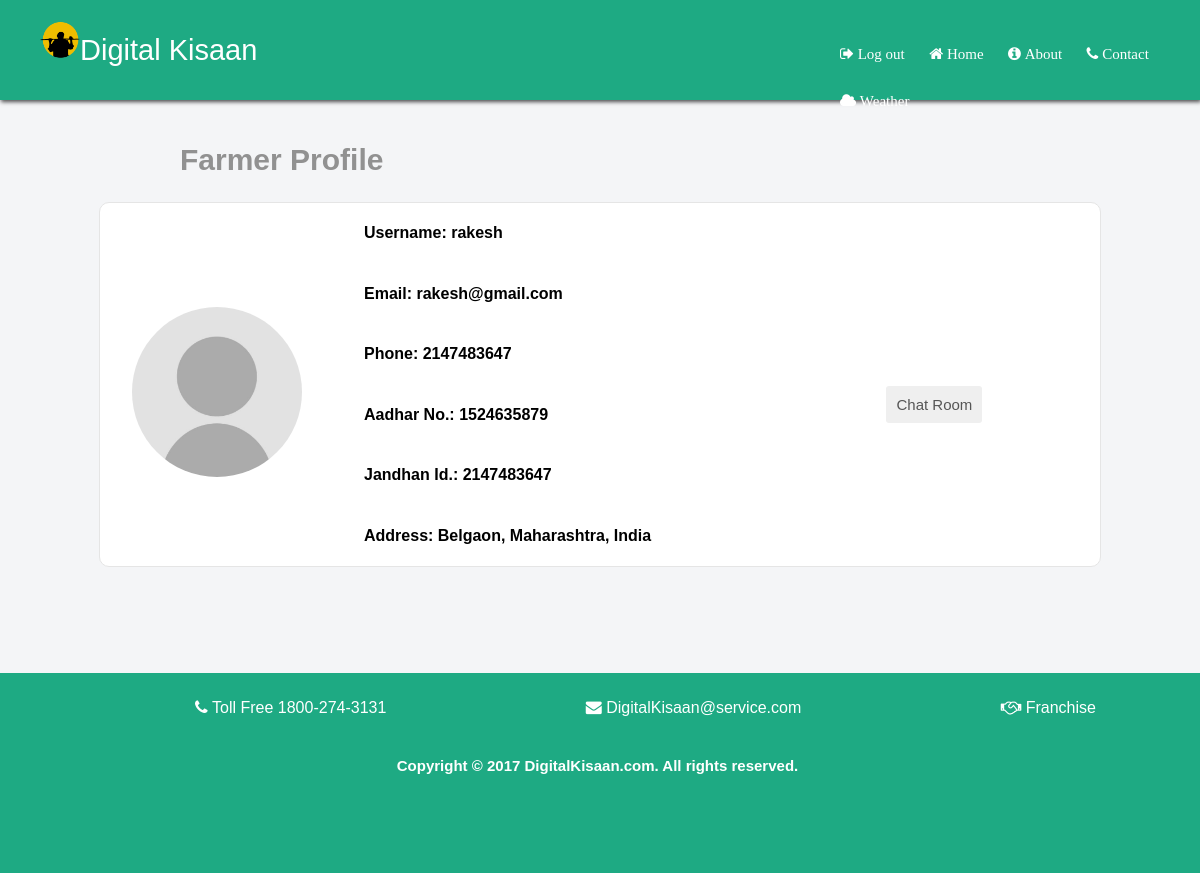
/php/fprofile.php (signed in), run on the app's committed database.
### tables this page shows
CREATE TABLE `farmerdetails` (
  `farmerid` int(100) NOT NULL,
  `username` varchar(100) NOT NULL,
  `password` varchar(10) NOT NULL,
  `email` varchar(100) NOT NULL,
  `phone` int(10) NOT NULL,
  `aadhar` int(10) NOT NULL,
  `jandhan` int(10) NOT NULL,
  `location` varchar(200) NOT NULL,
  `date_now` date NOT NULL,
  `pincode` varchar(10) NOT NULL
);

### php/fprofile.php (the view, shortened to what this page needs)
<!DOCTYPE html>
<html>
	<head>
		<link rel="stylesheet" href="https://cdnjs.cloudflare.com/ajax/libs/font-awesome/4.7.0/css/font-awesome.min.css">
		<link rel="stylesheet" type="text/css" href="../css/wprofile.css">
		<link rel="stylesheet" type="text/css" href="../css/main.css">
		<link rel="stylesheet" type="text/css" href="../css/index.css">
	</head>
	<body>
	<div class="header" style="height:100px;box-shadow: 1px 2px 4px 0px #4e4e4f;">
 <p><img src="../images/kisaanlogo.png" width="40px" >Digital Kisaan
 </p>
 <ul style="margin-left:800px;">
   <li><a href="logout.php"><i class="fa fa-sign-out"></i>&nbsp;Log out</a></li>
 <li><a href="index.php"><i class="fa fa-home"></i>&nbsp;Home</a></li>
  <li><a href="About.php"><i class="fa fa-info-circle"></i>&nbsp;About</a></li>
   <li><a href="contact.php"><i class="fa fa-phone"></i>&nbsp;Contact</a></li>
  <li><a href="current.php"><i class="fa fa-cloud"></i>&nbsp;Weather</a></li></div>
<div class="bg" style="height:auto;"><div id="google_translate_element" style="margin-left:1170px;"></div><br><h2>Farmer Profile</h2>
<div class="profile" style="display: flex;flex-direction:row;justify-content: space-around;flex-grow: 1;">
<table  cellpadding="5" style="margin-top: 2%;">
<tr>
<td rowspan="5">
<img src="../images/Wprofile.jpg" width="170px" >
</td>
</table>
<div style="display: flex;flex-direction: column;color: #000000;margin-left: 5%;justify-content: flex-start;flex-grow: 2;">
<?php
$conn=mysqli_connect("localhost","root","","digital_kisan");
$emailw = $_SESSION['email'];
$sql="select * from farmerdetails where email='$emailw'";
$sel=mysqli_query($conn,$sql) or die(mysql_error());
while ($arr=mysqli_fetch_array($sel))
{
echo "<h4> Username:  ".$arr['username']."</h4>";
echo "<h4> Email: ".$arr['email']."</h4>";
echo "<h4> Phone: ".$arr['phone']."</h4>";
echo "<h4> Aadhar No.: ".$arr['aadhar']."</h4>";
echo "<h4> Jandhan Id.: ".$arr['jandhan']."</h4>";
echo "<h4> Address: ".$arr['location']."</h4>";
}
?>
</div>
<div style="display:flex;flex-direction: column;flex-grow: 1; justify-content: space-around;margin-top: 2%;">
<form id="form" action="chat.php"><input  type="submit" value="Chat Room" ></form></div>
</div>
<br><br><br><br><br>
<div class="Contact" id="contact1">
<p style="color:white;">
<img src="../images/toll.png" width="0px"><i class="fa fa-phone"></i>&nbsp;Toll Free 1800-274-3131
<img src="../images/email.png" width="0px"><i class="fa fa-envelope"></i>&nbsp;DigitalKisaan@service.com
<img src="../images/franchize.png" width="0px"><i class="fa fa-handshake-o"></i>&nbsp;Franchise
</p>
<h4 align="center">Copyright © 2017 DigitalKisaan.com. All rights reserved.</h4>
</div> </div>
	</body>
</html>

### css/wprofile.css (style rules this page uses)
.bg { background:#f4f5f7; height:500px; }
.profile { margin-left:auto; margin-right:auto; margin-top:10px; width:1000px; background:white; border-style: solid; border-radius:10px; border-width:1px; border-color:#e5e5e5; }
.bg table { margin-left:20px; margin-top:10px; }
.bg tr,td { padding:10px; color:#919191; }
.bg h2 { color:#919191; margin-left:180px; font-size:30px; }
.bg input[type=submit] { width:auto; padding:10px; font-size:15px; border-radius:3px; color:#565656; border:none; font-family: sans-serif; text-align: center; margin-top:40px; margin-bottom:20px; display:inline-block; }
.bg img { border-radius:50%; }

### css/main.css (style rules this page uses)
.header ul { display:inline; position:absolute; top:0; margin-left:900px; }

### css/index.css (style rules this page uses)
body { margin:0; padding:0; font-family:sans-serif; color:white; }
.header { background-color:#1eaa83; height:100px; width:100%; position:relative; top:0; }
.header p { font-family:sans-serif; font-size:29px; padding:20px; color:white; padding-bottom:2px; margin-left:20px; margin-top:0px; }
.header ul { display:inline; position:absolute; top:0; margin-left:800px; }
.header ul li { color:white; list-style:none; display:inline-block; margin-top:15px; padding-right:10px; font-family:verdana; text-decoration:none; }
.header ul li a { color:white; list-style:none; display:inline-block; margin-top:15px; padding-right:10px; font-family:verdana; text-decoration:none;font-size:15px; }
.Contact { background-color:#1eaa83; height:200px; margin-top:auto; }
.Contact img { color:white; margin-left:190px; padding-top:20px; padding-bottom:20px; padding-right:5px; font-size:15px; font-family:sans-serif; }
.Contact h4 { color:white; margin-left:470; padding-top:20px; padding-bottom:10px; padding-right:5px; font-size:15px; font-family:sans-serif; }

### data on the page
farmerdetails: username "rakesh", email "rakesh@gmail.com", phone "2147483647", aadhar "1524635879", jandhan "2147483647", location "Belgaon, Maharashtra, India"
